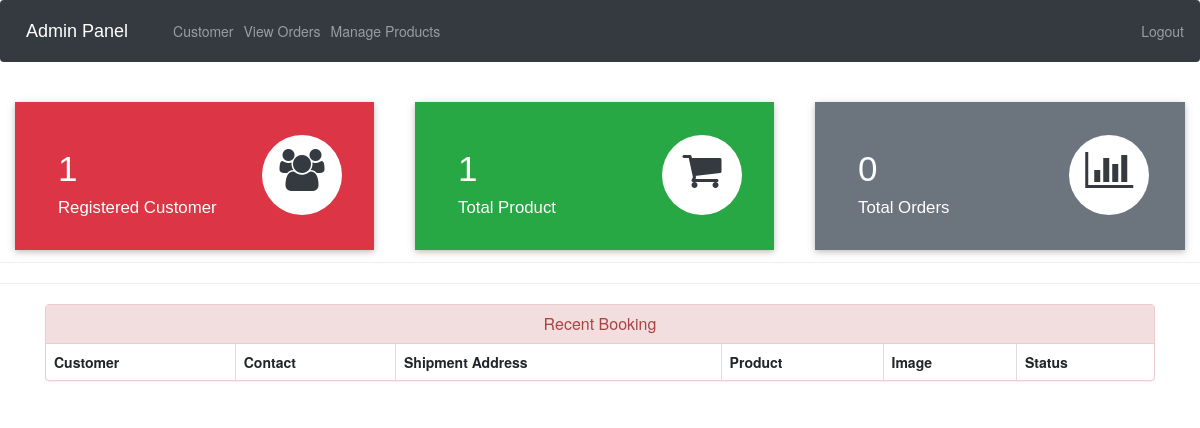
Before: /admin-dashboard (signed in) with the older database file.
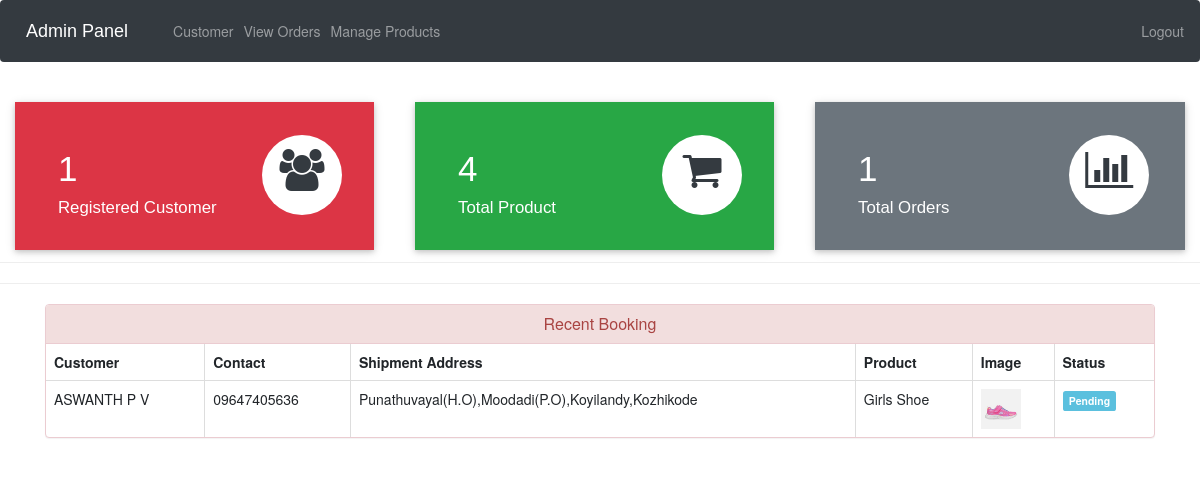
After: the same page with the newer database file.
### ecom/models.py (models this page shows, shortened)
class Customer(models.Model):
    user=models.OneToOneField(User,on_delete=models.CASCADE)
    profile_pic= models.ImageField(upload_to='profile_pic/CustomerProfilePic/',null=True,blank=True)
    address = models.CharField(max_length=40)
    mobile = models.CharField(max_length=20,null=False)
    @property
    def get_name(self):
        return self.user.first_name+" "+self.user.last_name

class Orders(models.Model):
    STATUS =(
        ('Pending','Pending'),
        ('Order Confirmed','Order Confirmed'),
        ('Out for Delivery','Out for Delivery'),
        ('Delivered','Delivered'),
    )
    customer=models.ForeignKey('Customer', on_delete=models.CASCADE,null=True)
    product=models.ForeignKey('Product',on_delete=models.CASCADE,null=True)
    email = models.CharField(max_length=50,null=True)
    address = models.CharField(max_length=500,null=True)
    mobile = models.CharField(max_length=20,null=True)
    order_date= models.DateField(auto_now_add=True,null=True)
    status=models.CharField(max_length=50,null=True,choices=STATUS)

class Product(models.Model):
    name=models.CharField(max_length=40)
    product_image= models.ImageField(upload_to='product_image/',null=True,blank=True)
    price = models.PositiveIntegerField()
    description=models.CharField(max_length=40)

### ecom/views.py (the view)
# urls.py: path('admin-dashboard', views.admin_dashboard_view,name='admin-dashboard'),
@login_required(login_url='adminlogin')
def admin_dashboard_view(request):
    customercount=models.Customer.objects.all().count()
    productcount=models.Product.objects.all().count()
    ordercount=models.Orders.objects.all().count()
    orders=models.Orders.objects.all()
    ordered_products=[]
    ordered_bys=[]
    for order in orders:
        ordered_product=models.Product.objects.all().filter(id=order.product.id)
        ordered_by=models.Customer.objects.all().filter(id = order.customer.id)
        ordered_products.append(ordered_product)
        ordered_bys.append(ordered_by)
    mydict={
    'customercount':customercount,
    'productcount':productcount,
    'ordercount':ordercount,
    'data':zip(ordered_products,ordered_bys,orders),
    }
    return render(request,'ecom/admin_dashboard.html',context=mydict)

### templates/ecom/admin_dashboard.html
{% extends 'ecom/admin_base.html' %}
{% load static %}
{% block content %}
<br>
{%include 'ecom/admin_dashboard_cards.html'%}
<br><br><br><br><br>
<hr><hr>
<div class="container" >
    <div class="panel panel-danger" >
      <div class="panel-heading" style="text-align:center;">
        <h6 class="panel-title">Recent Booking</h6>
      </div>
      <table class="table table-hover table-bordered" id="dev-table">
        <thead>
          <tr>
            <th>Customer</th>
            <th>Contact</th>
            <th>Shipment Address</th>
            <th>Product</th>
            <th>Image</th>
            <th>Status</th>
          </tr>
        </thead>
        {% for product,customer,order in data %}
        <tr>
          {% for c in customer %}
          <td> {{c.get_name}}</td>
          <td>{{c.mobile}}</td>
          <td>{{order.address}}</td>
          {% endfor %}
          {% for p in product %}
          <td> {{p.name}}</td>
          <td> <img src="{% static p.product_image.url %}" alt="Profile Pic" height="40px" width="40px" /></td>
          {% if order.status == 'Pending'%}
          <td> <span class="label label-info">{{order.status}}</span></td>
          {% elif order.status == 'Delivered' %}
          <td> <span class="label label-success">{{order.status}}</span></td>
          {% elif order.status == 'Out for Delivery' %}
          <td> <span class="label label-warning">{{order.status}}</span></td>
          {%else%}
            <td> <span class="label label-primary">{{order.status}}</span></td>
          {%endif%}
          {% endfor %}
        </tr>
        {% endfor %}
      </table>
  </div>
</div>
{% endblock content %}

Changed rows visible on the page:
added Orders: address "Punathuvayal(H.O),Moodadi(P.O),Koyilandy,Kozhikode", status "Pending"
now on this page (row unchanged): Customer: get_name "ASWANTH P V", mobile "09647405636"
added Product: name "Girls Shoe", product_image (picture)
Other visible differences:
{{ productcount }}: "1" → "4"
{{ ordercount }}: "0" → "1"
